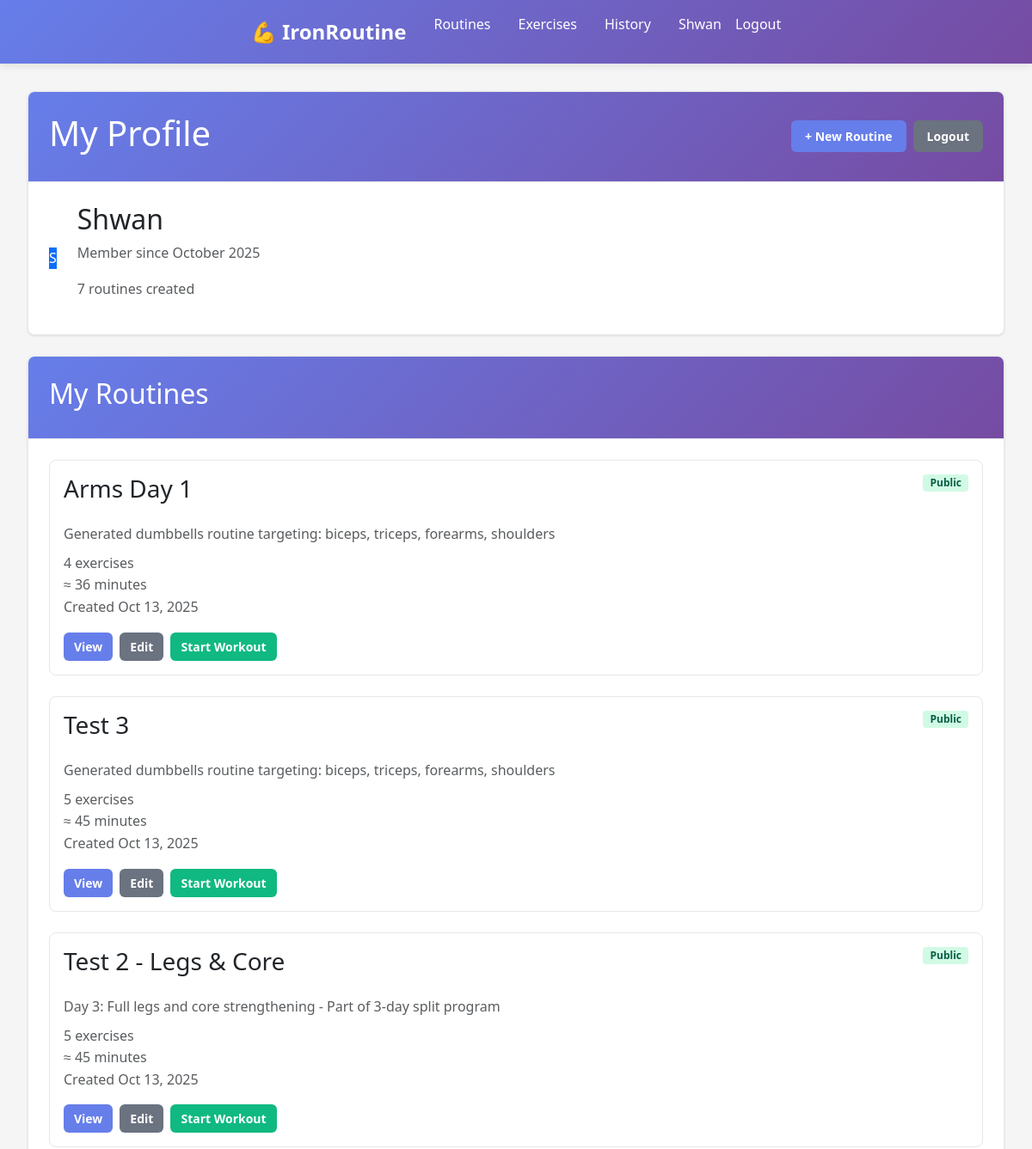
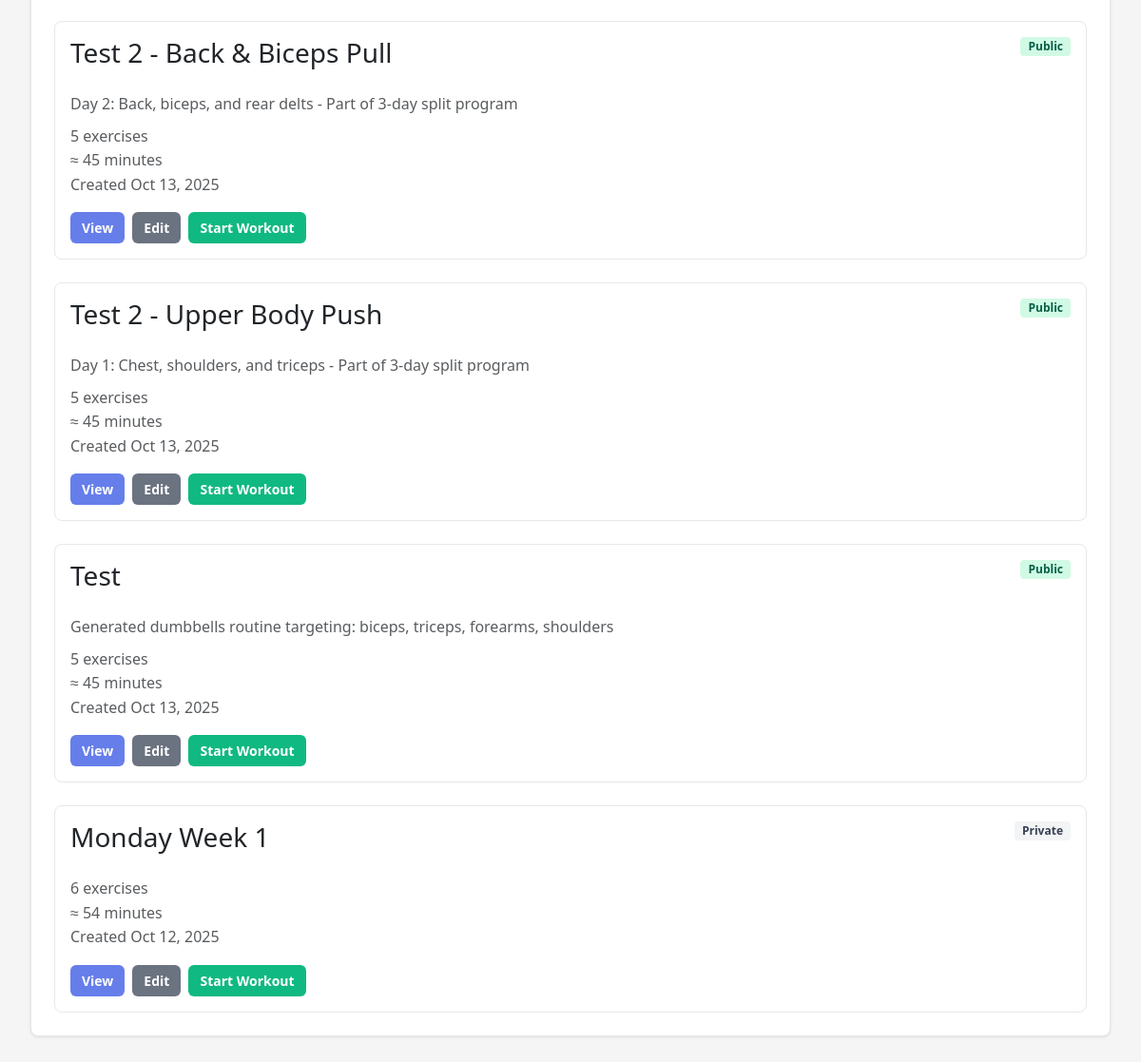
/accounts/profile/ (signed in), run on the app's committed database (2 pictures, top to bottom).
### routines/models.py (models this page shows, shortened)
class Routine(models.Model):
    name = models.CharField(max_length=200)
    user = models.ForeignKey(User, on_delete=models.CASCADE, related_name='routines')
    description = models.TextField(blank=True)
    created_at = models.DateTimeField(auto_now_add=True)
    updated_at = models.DateTimeField(auto_now=True)
    is_active = models.BooleanField(default=True)
    is_public = models.BooleanField(default=True)  # Public routines can be viewed/copied by anyone
    def get_total_exercises(self):
        return self.routine_exercises.count()
    def get_estimated_duration(self):
        total_sets = sum([re.sets_count for re in self.routine_exercises.all()])
        estimated_minutes = total_sets * 3  # 3 minutes per set average
        return estimated_minutes
    class Meta:
        ordering = ['-created_at']

class RoutineExercise(models.Model):
    routine = models.ForeignKey(Routine, on_delete=models.CASCADE, related_name='routine_exercises')
    exercise = models.ForeignKey(Exercise, on_delete=models.CASCADE)
    sets_count = models.PositiveIntegerField(default=3)
    rest_time_seconds = models.PositiveIntegerField(default=60)  # Rest time between sets
    order = models.PositiveIntegerField(default=0)  # Order of exercise in routine
    target_reps = models.CharField(max_length=50, blank=True)  # e.g., "8-12", "to failure"
    target_weight = models.DecimalField(max_digits=5, decimal_places=2, null=True, blank=True)
    class Meta:
        ordering = ['order']
        unique_together = ['routine', 'exercise']

### accounts/views.py (the view)
# urls.py: path('profile/', views.profile, name='profile'),
@login_required
def profile(request):
    from routines.models import Routine
    user_routines = Routine.objects.filter(user=request.user).order_by('-created_at')
    context = {
        'user_routines': user_routines,
    }
    return render(request, 'accounts/profile.html', context)

### templates/accounts/profile.html (shortened to what this page needs)
{% extends 'base.html' %}
{% block content %}
<div class="max-w-6xl mx-auto">
    <div class="card mb-4">
        <div class="card-header">
            <div class="flex justify-between items-center">
                <h1 class="text-2xl font-bold">My Profile</h1>
                <div class="flex gap-2">
                    <a href="{% url 'routines:routine_create' %}" class="btn btn-primary">
                        + New Routine
                    </a>
                    <a href="{% url 'accounts:logout' %}" class="btn btn-secondary">
                        Logout
                    </a>
                </div>
            </div>
        </div>
        <div class="card-body">
            <div class="flex items-center gap-4">
                <div class="bg-primary text-white rounded-full w-16 h-16 flex items-center justify-center text-xl font-bold">
                    {{ user.username|slice:":1"|upper }}
                </div>
                <div>
                    <h2 class="text-xl font-semibold">{{ user.username }}</h2>
                    <p class="text-muted">Member since {{ user.date_joined|date:"F Y" }}</p>
                    <p class="text-sm text-muted mt-1">
                        {{ user_routines.count }} routine{{ user_routines.count|pluralize }} created
                    </p>
                </div>
            </div>
        </div>
    </div>
    <div class="card">
        <div class="card-header">
            <h2 class="text-xl font-bold">My Routines</h2>
        </div>
        <div class="card-body">
            {% if user_routines %}
                <div class="grid grid-cols-1 md:grid-cols-2 lg:grid-cols-3 gap-4">
                    {% for routine in user_routines %}
                    <div class="routine-card">
                        <div class="routine-card-header">
                            <h3 class="font-semibold">{{ routine.name }}</h3>
                            <div class="flex gap-1">
                                {% if routine.is_public %}
                                    <span class="badge badge-success">Public</span>
                                {% else %}
                                    <span class="badge badge-secondary">Private</span>
                                {% endif %}
                            </div>
                        </div>
                        <div class="routine-card-body">
                            {% if routine.description %}
                                <p class="text-sm text-muted mb-2">{{ routine.description|truncatewords:15 }}</p>
                            {% endif %}
                            <div class="text-sm text-muted mb-3">
                                <div>{{ routine.get_total_exercises }} exercise{{ routine.get_total_exercises|pluralize }}</div>
                                <div>≈ {{ routine.get_estimated_duration }} minutes</div>
                                <div>Created {{ routine.created_at|date:"M d, Y" }}</div>
                            </div>
                        </div>
                        <div class="routine-card-footer">
                            <a href="{% url 'routines:routine_detail' routine.id %}" class="btn btn-sm btn-primary">
                                View
                            </a>
                            <a href="{% url 'routines:routine_edit' routine.id %}" class="btn btn-sm btn-secondary">
                                Edit
                            </a>
                            <a href="{% url 'workouts:start_workout' routine.id %}" class="btn btn-sm btn-success">
                                Start Workout
                            </a>
                        </div>
                    </div>
                    {% endfor %}
                </div>
            {% endif %}
        </div>
    </div>
</div>
{% endblock %}

### templates/base.html (shortened to what this page needs)
<!DOCTYPE html>
<html lang="en">
<head>
    {% load static %}
    <link href="https://cdn.jsdelivr.net/npm/bootstrap@5.3.0/dist/css/bootstrap.min.css" rel="stylesheet">
    <link rel="stylesheet" href="https://cdn.jsdelivr.net/npm/bootstrap-icons@1.11.0/font/bootstrap-icons.css">
    <link rel="stylesheet" href="{% static 'css/style.css' %}">
</head>
<body>
    <nav class="navbar">
        <div class="nav-container">
            <a href="{% url 'routines:routine_list' %}" class="nav-brand">💪 IronRoutine</a>
            <ul class="nav-menu">
                <li><a href="{% url 'routines:routine_list' %}" class="nav-link">Routines</a></li>
                <li><a href="{% url 'exercises:exercise_list' %}" class="nav-link">Exercises</a></li>
                {% if user.is_authenticated %}
                    <li><a href="{% url 'workouts:workout_history' %}" class="nav-link">History</a></li>
                {% endif %}
            </ul>
            <ul class="nav-menu nav-auth">
                {% if user.is_authenticated %}
                    <li><a href="{% url 'accounts:profile' %}" class="nav-link">{{ user.username }}</a></li>
                    <li><a href="{% url 'accounts:logout' %}" class="nav-link">Logout</a></li>
                {% else %}
                    <li><a href="{% url 'accounts:login' %}" class="nav-link">Login</a></li>
                    <li><a href="{% url 'accounts:register' %}" class="nav-link nav-link-register">Sign Up</a></li>
                {% endif %}
            </ul>
        </div>
    </nav>
    <main class="main-content">
        {% block content %}{% endblock %}
    </main>
</body>
</html>

### static/css/style.css (style rules this page uses)
* { margin: 0; padding: 0; box-sizing: border-box; }
body { font-family: 'Segoe UI', Tahoma, Geneva, Verdana, sans-serif; line-height: 1.6; color: #333; background-color: #f5f5f5; }
.navbar { background: linear-gradient(135deg, #667eea 0%, #764ba2 100%); color: white; padding: 1rem 0; box-shadow: 0 2px 10px rgba(0,0,0,0.1); }
.nav-container { max-width: 100%; margin: 0 auto; display: flex; justify-content: space-between; align-items: center; padding: 0 2rem; }
.nav-brand { font-size: 1.5rem; font-weight: bold; color: white; text-decoration: none; }
.nav-menu { list-style: none; display: flex; gap: 2rem; }
.nav-auth { gap: 1rem; }
.nav-link { color: white; text-decoration: none; font-weight: 500; transition: opacity 0.3s ease; }
.main-content { max-width: 100%; margin: 2rem auto; padding: 0 2rem; }
.card { background: white; border-radius: 12px; box-shadow: 0 4px 6px rgba(0, 0, 0, 0.1); margin-bottom: 1.5rem; overflow: hidden; transition: transform 0.2s ease, box-shadow 0.2s ease; }
.card-header { background: linear-gradient(135deg, #667eea 0%, #764ba2 100%); color: white; padding: 1rem 1.5rem; font-weight: 600; }
.card-body { padding: 1.5rem; }
.btn { display: inline-block; padding: 0.75rem 1.5rem; border: none; border-radius: 8px; text-decoration: none; font-weight: 600; font-size: 0.875rem; cursor: pointer; transition: all 0.2s ease; text-align: center; }
.btn-primary { background: linear-gradient(135deg, #667eea 0%, #764ba2 100%); color: white; }
.btn-secondary { background-color: #e2e8f0; color: #4a5568; }
.btn-success { background-color: #38a169; color: white; }
.btn-sm { padding: 0.5rem 1rem; font-size: 0.75rem; }
.grid { display: grid; gap: 1.5rem; }
.grid-cols-1 { grid-template-columns: 1fr; }
.text-muted { color: #718096; }
.mb-2 { margin-bottom: 0.5rem; }
.mb-4 { margin-bottom: 1rem; }
.flex { display: flex; }
.justify-between { justify-content: space-between; }
.items-center { align-items: center; }
.gap-2 { gap: 0.5rem; }
.gap-4 { gap: 1rem; }

### templates/accounts/profile.html (style rules this page uses)
.card { background: white; border-radius: 0.5rem; box-shadow: 0 1px 3px rgba(0, 0, 0, 0.1); border: 1px solid #e5e7eb; }
.card-header { padding: 1.5rem; border-bottom: 1px solid #e5e7eb; }
.card-body { padding: 1.5rem; }
.routine-card { border: 1px solid #e5e7eb; border-radius: 0.5rem; padding: 1rem; transition: all 0.2s; }
.routine-card-header { display: flex; justify-content: space-between; align-items: start; margin-bottom: 1rem; }
.routine-card-body { margin-bottom: 1rem; }
.routine-card-footer { display: flex; gap: 0.5rem; flex-wrap: wrap; }
.btn { padding: 0.5rem 1rem; border-radius: 0.375rem; font-weight: 600; text-decoration: none; border: none; cursor: pointer; transition: all 0.15s ease-in-out; display: inline-block; text-align: center; }
.btn-sm { padding: 0.375rem 0.75rem; font-size: 0.875rem; }
.btn-primary { background: #667eea; color: white; }
.btn-secondary { background: #6b7280; color: white; }
.btn-success { background: #10b981; color: white; }
.badge { padding: 0.25rem 0.5rem; border-radius: 0.25rem; font-size: 0.75rem; font-weight: 600; }
.badge-success { background: #d1fae5; color: #065f46; }
.badge-secondary { background: #f3f4f6; color: #374151; }
.bg-primary { background: #667eea; }
.text-muted { color: #6b7280; }

### data on the page
Routine: name "Arms Day 1", is_public "Public", description "Generated dumbbells routine targeting: biceps, triceps, forearms, shoulders", get_total_exercises "4", get_estimated_duration "36", created_at "Oct 13, 2025"
Routine: name "Test 3", is_public "Public", description "Generated dumbbells routine targeting: biceps, triceps, forearms, shoulders", get_total_exercises "5", get_estimated_duration "45", created_at "Oct 13, 2025"
Routine: name "Test 2 - Legs & Core", is_public "Public", description "Day 3: Full legs and core strengthening - Part of 3-day split program", get_total_exercises "5", get_estimated_duration "45", created_at "Oct 13, 2025"
Routine: name "Test 2 - Back & Biceps Pull", is_public "Public", description "Day 2: Back, biceps, and rear delts - Part of 3-day split program", get_total_exercises "5", get_estimated_duration "45", created_at "Oct 13, 2025"
Routine: name "Test 2 - Upper Body Push", is_public "Public", description "Day 1: Chest, shoulders, and triceps - Part of 3-day split program", get_total_exercises "5", get_estimated_duration "45", created_at "Oct 13, 2025"
Routine: name "Test", is_public "Public", description "Generated dumbbells routine targeting: biceps, triceps, forearms, shoulders", get_total_exercises "5", get_estimated_duration "45", created_at "Oct 13, 2025"
Routine: name "Monday Week 1", is_public "Private", get_total_exercises "6", get_estimated_duration "54", created_at "Oct 12, 2025"

### other printed values
{{ user.username }} "Shwan"
{{ user.username|slice:":1"|upper }} "S"
{{ user.date_joined|date:"F Y" }} "October 2025"
{{ user_routines.count }} "7"
